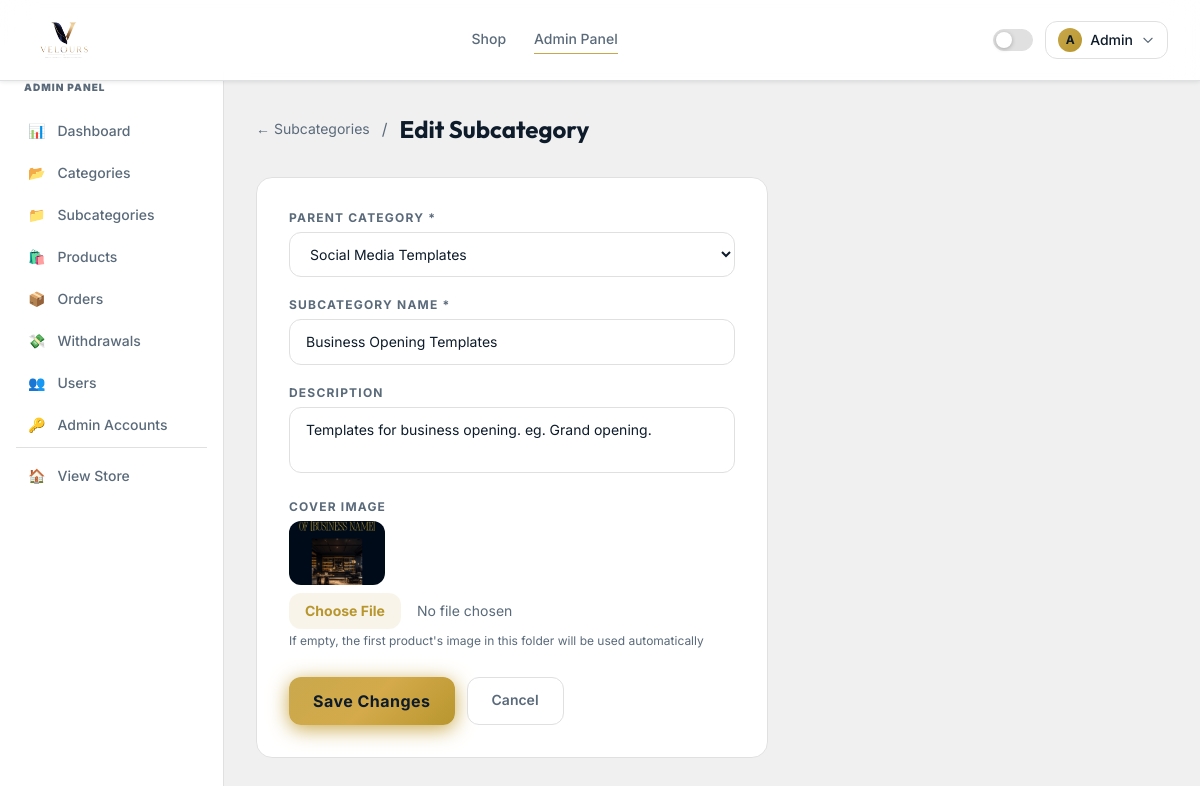
Screenshot of /admin/subcategories/1/edit (signed in) with the database file from the repository.
### app/models.py (models this page shows, shortened)
class User(UserMixin, db.Model):
    __tablename__ = 'users'
    id = db.Column(db.Integer, primary_key=True)
    name = db.Column(db.String(100), nullable=False)
    email = db.Column(db.String(150), unique=True, nullable=False)
    phone = db.Column(db.String(20), nullable=True)
    password_hash = db.Column(db.String(255), nullable=False)
    is_admin = db.Column(db.Boolean, default=False)
    is_active = db.Column(db.Boolean, default=True)
    referral_code = db.Column(db.String(12), unique=True, nullable=True)
    referral_unlocked = db.Column(db.Boolean, default=False)
    referral_slots_total = db.Column(db.Integer, default=0)
    referral_slots_used = db.Column(db.Integer, default=0)
    referred_by_id = db.Column(db.Integer, db.ForeignKey('users.id'), nullable=True)
    wallet_balance = db.Column(db.Float, default=0.0)
    created_at = db.Column(db.DateTime, default=datetime.utcnow)
    orders = db.relationship('Order', backref='buyer', lazy=True, foreign_keys='Order.user_id')
    commissions = db.relationship('Commission', backref='earner', lazy=True, foreign_keys='Commission.referrer_id')
    referred_users = db.relationship('User', backref=db.backref('referred_by', remote_side=[id]), lazy=True)

class Subcategory(db.Model):
    __tablename__ = 'subcategories'
    id = db.Column(db.Integer, primary_key=True)
    name = db.Column(db.String(100), nullable=False)
    slug = db.Column(db.String(150), unique=True, nullable=False)
    description = db.Column(db.Text, nullable=True)
    cover_image = db.Column(db.String(300), nullable=True)
    category_id = db.Column(db.Integer, db.ForeignKey('categories.id'), nullable=False)
    created_at = db.Column(db.DateTime, default=datetime.utcnow)
    products = db.relationship('Product', backref='subcategory', lazy=True)

class Category(db.Model):
    __tablename__ = 'categories'
    id = db.Column(db.Integer, primary_key=True)
    name = db.Column(db.String(100), nullable=False)
    slug = db.Column(db.String(100), unique=True, nullable=False)
    description = db.Column(db.Text, nullable=True)
    icon = db.Column(db.String(10), default='📦')
    cover_image = db.Column(db.String(300), nullable=True)  # folder cover image
    created_at = db.Column(db.DateTime, default=datetime.utcnow)
    subcategories = db.relationship('Subcategory', backref='category', lazy=True, cascade='all, delete-orphan')
    products = db.relationship('Product', backref='category', lazy=True)
    @property
    def cover(self):
        """Returns cover image or first subcategory cover or first product image"""
        if self.cover_image:
            return self.cover_image
        for sub in self.subcategories:
            if sub.cover_image:
                return sub.cover_image
            for p in sub.products:
                if p.preview_image:
                    return p.preview_image
        for p in self.products:
            if p.preview_image:
                return p.preview_image
        return None

### app/blueprints/admin.py (the view, shortened to what this page needs)
@admin_bp.route('/subcategories/<int:id>/edit', methods=['GET', 'POST'])
@admin_required
def edit_subcategory(id):
    sub = Subcategory.query.get_or_404(id)
    categories = Category.query.all()
    return render_template('admin/subcategory_form.html', sub=sub, categories=categories)

### app/blueprints/admin.py (called while the page is built)
def admin_required(f):
    @wraps(f)
    @login_required
    def decorated(*args, **kwargs):
        if not current_user.is_admin:
            flash('Admin access required.', 'error')
            return redirect(url_for('store.index'))
        return f(*args, **kwargs)
    return decorated

### app/templates/admin/subcategory_form.html (shortened to what this page needs)
{% extends 'admin/base_admin.html' %}
{% block admin_content %}
<div class="max-w-lg fade-in">
  <div class="flex items-center gap-3 mb-8">
    <a href="{{ url_for('admin.subcategories') }}" class="text-muted hover:text-accent text-sm">← Subcategories</a>
    <span class="text-muted">/</span>
    <h1 class="font-display text-2xl font-bold" style="color:var(--text-primary)">
      {% if sub %}Edit{% else %}New{% endif %} Subcategory
    </h1>
  </div>
  <div class="card rounded-2xl p-8">
    <form method="POST" enctype="multipart/form-data" class="space-y-5">
      <div>
        <label class="text-xs font-bold text-muted uppercase tracking-widest block mb-1.5">Parent Category *</label>
        <select name="category_id" required
                class="w-full card px-4 py-3 rounded-xl text-sm focus:outline-none"
                style="color:var(--text-primary)"
                onfocus="this.style.borderColor='#C9A84C'" onblur="this.style.borderColor=''">
          {% for cat in categories %}
          <option value="{{ cat.id }}" {% if sub and sub.category_id == cat.id %}selected{% endif %}>
            {{ cat.name }}
          </option>
          {% endfor %}
        </select>
      </div>
      <div>
        <label class="text-xs font-bold text-muted uppercase tracking-widest block mb-1.5">Subcategory Name *</label>
        <input type="text" name="name" required value="{{ sub.name if sub else '' }}"
               placeholder="e.g. Grand Opening"
               class="w-full card px-4 py-3 rounded-xl text-sm focus:outline-none"
               style="color:var(--text-primary)"
               onfocus="this.style.borderColor='#C9A84C'" onblur="this.style.borderColor=''"/>
      </div>
      <div>
        <label class="text-xs font-bold text-muted uppercase tracking-widest block mb-1.5">Description</label>
        <textarea name="description" rows="2" placeholder="Brief description..."
                  class="w-full card px-4 py-3 rounded-xl text-sm focus:outline-none resize-none"
                  style="color:var(--text-primary)"
                  onfocus="this.style.borderColor='#C9A84C'" onblur="this.style.borderColor=''">{{ sub.description if sub else '' }}</textarea>
      </div>
      <div>
        <label class="text-xs font-bold text-muted uppercase tracking-widest block mb-1.5">Cover Image</label>
        {% if sub and sub.cover_image %}
        <img src="{{ url_for('static', filename=sub.cover_image) }}" class="w-24 h-16 object-cover rounded-xl mb-2"/>
        {% endif %}
        <input type="file" name="cover_image" accept="image/*"
               class="w-full text-sm text-muted file:mr-4 file:py-2 file:px-4 file:rounded-xl file:border-0 file:text-sm file:font-bold file:bg-gold-500/10 file:text-gold-500 hover:file:bg-gold-500/20"/>
        <p class="text-xs text-muted mt-1">If empty, the first product's image in this folder will be used automatically</p>
      </div>
      <div class="flex gap-3 pt-2">
        <button type="submit" class="btn-gold px-6 py-3 rounded-xl font-bold shadow-gold">
          {% if sub %}Save Changes{% else %}Create Subcategory{% endif %}
        </button>
        <a href="{{ url_for('admin.subcategories') }}"
           class="card px-6 py-3 rounded-xl text-sm font-semibold text-muted hover:text-accent transition-colors">Cancel</a>
      </div>
    </form>
  </div>
</div>
{% endblock %}

### app/templates/base.html (shortened to what this page needs)
<!DOCTYPE html>
<html lang="en" id="html-root" class="scroll-smooth">
<head>
  <script src="https://cdn.tailwindcss.com"></script>
</head>
<body>
<nav class="nav-bg sticky top-0 z-50 border-b border-themed">
  <div class="max-w-7xl mx-auto px-4 sm:px-6 lg:px-8">
    <div class="flex items-center justify-between h-20">
      <a href="{{ url_for('store.index') }}" class="flex items-center gap-2.5 group">
        <img src="{{ url_for('static', filename='img/logo.png') }}"
             alt="{{ APP_NAME }}"
             class="h-16 w-auto object-contain"
             onerror="this.style.display='none'; this.nextElementSibling.style.display='flex'"/>
      </a>
      <div class="hidden md:flex items-center gap-7">
        <a href="{{ url_for('store.shop') }}"
           class="nav-link text-sm font-medium text-muted hover:text-accent transition-colors pb-0.5
           {% if request.endpoint == 'store.shop' %}active{% endif %}">Shop</a>
        {% if current_user.is_authenticated %}
          {% if current_user.is_admin %}
          <a href="{{ url_for('admin.dashboard') }}"
             class="nav-link text-sm font-medium text-muted hover:text-accent transition-colors pb-0.5
             {% if request.endpoint and 'admin' in request.endpoint %}active{% endif %}">Admin Panel</a>
          {% else %}
          <a href="{{ url_for('dashboard.index') }}"
             class="nav-link text-sm font-medium text-muted hover:text-accent transition-colors pb-0.5
             {% if request.endpoint == 'dashboard.index' %}active{% endif %}">Dashboard</a>
          {% endif %}
        {% endif %}
      </div>
      <div class="flex items-center gap-3">
        <div id="theme-toggle" class="theme-pill" onclick="toggleTheme()" title="Toggle theme">
          <div class="theme-pill-dot"></div>
        </div>
        {% if current_user.is_authenticated %}
        <div class="relative" x-data="{ open:false }">
          <button @click="open=!open"
                  class="flex items-center gap-2 px-3 py-1.5 rounded-xl border border-themed hover:border-gold-400 transition-all"
                  style="border-color:var(--border)">
            <div class="w-6 h-6 rounded-full flex items-center justify-center"
                 style="background:linear-gradient(135deg,#C9A84C,#B8962E)">
              <span class="text-navy font-bold text-xs">{{ current_user.name[0].upper() }}</span>
            </div>
            <span class="text-sm font-medium hidden sm:block" style="color:var(--text-primary)">
              {{ current_user.name.split()[0] }}
            </span>
            <svg class="w-3.5 h-3.5 text-muted" fill="none" stroke="currentColor" viewBox="0 0 24 24">
              <path stroke-linecap="round" stroke-linejoin="round" stroke-width="2" d="M19 9l-7 7-7-7"/>
            </svg>
          </button>
        </div>
        {% else %}
        <a href="{{ url_for('auth.login') }}"
           class="text-sm font-medium text-muted hover:text-accent transition-colors">Sign in</a>
        <a href="{{ url_for('auth.register') }}"
           class="btn-gold px-4 py-2 rounded-xl text-sm">Join Free</a>
        {% endif %}
      </div>
    </div>
  </div>
</nav>
<main>{% block content %}{% endblock %}</main>
</body>
</html>

### app/templates/base.html (style rules this page uses)
:root { --bg-primary: #f0f0f0; --bg-card: #ffffff; --bg-nav: rgba(255,255,255,0.94); --border: #e0e0e0; --text-primary: #0D1B2A; --text-muted: #5a6a7a; --gold: #C9A84C; --gold-hover: #B8962E; --gold-glow: rgba(201,168,76,0.22); --nav-shadow: 0 1px 4px rgba(13,27,42,0.10); }
body { background-color: var(--bg-primary); color: var(--text-primary); font-family: 'Inter', sans-serif; transition: background-color 0.3s ease, color 0.3s ease; }
.card { background: var(--bg-card); border: 1px solid var(--border); }
.text-muted { color: var(--text-muted); }
.nav-bg { background: var(--bg-nav); box-shadow: var(--nav-shadow); backdrop-filter: blur(16px); -webkit-backdrop-filter: blur(16px); }
.border-themed { border-color: var(--border); }
.btn-gold { background: linear-gradient(135deg, #C9A84C 0%, #d4aa4a 50%, #B8962E 100%); color: #0D1B2A; font-weight: 600; letter-spacing: 0.03em; transition: all 0.25s ease; box-shadow: 0 2px 12px rgba(201,168,76,0.25); }
.fade-in { animation: fadeUp 0.38s cubic-bezier(0.22,1,0.36,1) both; }
.nav-link { position: relative; }
.nav-link::after { content:''; position:absolute; bottom:-3px; left:0; right:0; height:1.5px; background:var(--gold); transform:scaleX(0); transition:transform 0.2s ease; transform-origin:center; }
.nav-link:hover::after, .nav-link.active::after { transform:scaleX(1); }
.theme-pill { width:40px; height:22px; background:var(--border); border-radius:11px; position:relative; cursor:pointer; transition:background 0.3s; border:1px solid var(--border); }
.theme-pill-dot { width:16px; height:16px; background:#fff; border-radius:50%; position:absolute; top:2px; left:2px; transition:transform 0.3s; box-shadow:0 1px 4px rgba(0,0,0,0.25); }

### rows the page displays
User: name "A", name "Admin"
Subcategory: category_id "Social Media Templates", name "Business Opening Templates", description "Templates for business opening. eg. Grand opening.", cover_image (picture)

### other values shown
{{ icon }} "📊" "📂" "📁" "🛍️" "📦" "💸" "👥" "🔑"
{{ label }} "Dashboard" "Categories" "Subcategories" "Products" "Orders" "Withdrawals" "Users" "Admin Accounts"
